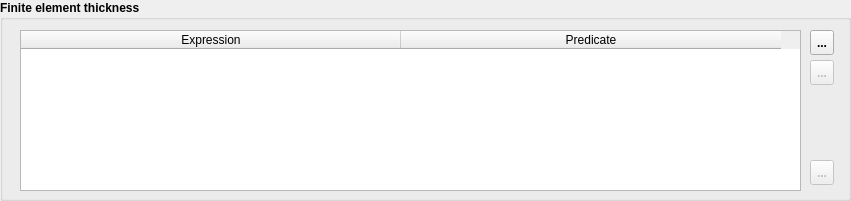
  <widget class="QGroupBox" name="gbThickness">
   <property name="geometry">
    <rect>
     <x>10</x>
     <y>690</y>
     <width>851</width>
     <height>201</height>
    </rect>
   </property>
   <property name="font">
    <font>
     <weight>75</weight>
     <bold>true</bold>
    </font>
   </property>
   <property name="title">
    <string>Finite element thickness</string>
   </property>
   <widget class="QTableWidget" name="twThickness">
    <property name="geometry">
     <rect>
      <x>20</x>
      <y>30</y>
      <width>781</width>
      <height>161</height>
     </rect>
    </property>
    <property name="font">
     <font>
      <weight>50</weight>
      <bold>false</bold>
     </font>
    </property>
    <attribute name="horizontalHeaderDefaultSectionSize">
     <number>380</number>
    </attribute>
    <column>
     <property name="text">
      <string>Expression</string>
     </property>
    </column>
    <column>
     <property name="text">
      <string>Predicate</string>
     </property>
    </column>
   </widget>
   <widget class="QToolButton" name="tbRemoveThickness">
    <property name="enabled">
     <bool>false</bool>
    </property>
    <property name="geometry">
     <rect>
      <x>810</x>
      <y>60</y>
      <width>24</width>
      <height>25</height>
     </rect>
    </property>
    <property name="toolTip">
     <string>Remove the current row</string>
    </property>
    <property name="statusTip">
     <string>Remove the current row</string>
    </property>
    <property name="text">
     <string>...</string>
    </property>
    <property name="icon">
     <iconset resource="QFEM.qrc">
      <normaloff>:/images/Del.png</normaloff>:/images/Del.png</iconset>
    </property>
   </widget>
   <widget class="QToolButton" name="tbAddThickness">
    <property name="geometry">
     <rect>
      <x>810</x>
      <y>30</y>
      <width>24</width>
      <height>25</height>
     </rect>
    </property>
    <property name="toolTip">
     <string>Add new row</string>
    </property>
    <property name="statusTip">
     <string>Add new row</string>
    </property>
    <property name="text">
     <string>...</string>
    </property>
    <property name="icon">
     <iconset resource="QFEM.qrc">
      <normaloff>:/images/Add.png</normaloff>:/images/Add.png</iconset>
    </property>
   </widget>
   <widget class="QToolButton" name="tbShowThickness">
    <property name="enabled">
     <bool>false</bool>
    </property>
    <property name="geometry">
     <rect>
      <x>810</x>
      <y>160</y>
      <width>24</width>
      <height>25</height>
     </rect>
    </property>
    <property name="toolTip">
     <string>Visualization parameter</string>
    </property>
    <property name="statusTip">
     <string>Visualization parameter</string>
    </property>
    <property name="text">
     <string>...</string>
    </property>
    <property name="icon">
     <iconset resource="QFEM.qrc">
      <normaloff>:/images/view.png</normaloff>:/images/view.png</iconset>
    </property>
   </widget>
  </widget>
